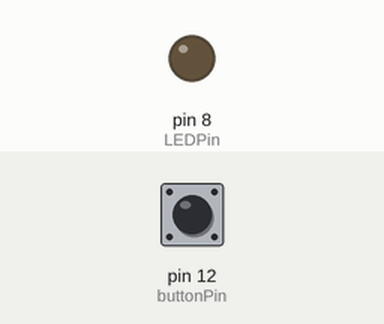
Recording of a sketch running on a simulated Arduino Uno, built with avr-gcc and run on an emulated ATmega328P. On the bench: output pins drawn as LEDs (lit = HIGH). The test bench sets the inputs (shaded band); at power-on: pin 12 (buttonPin) LOW.

Above: at 1.2 s.
1.3 s: pin 12 (buttonPin) pulled HIGH for 0.15 s
At 2.3 s:
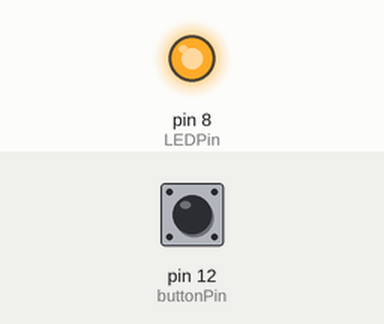
2.9 s: pin 12 (buttonPin) pulled HIGH for 1 s
At 3.5 s:
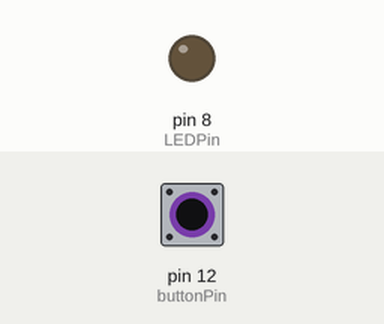
5.4 s: pin 12 (buttonPin) pulled HIGH for 3.2 s
At 6.6 s:
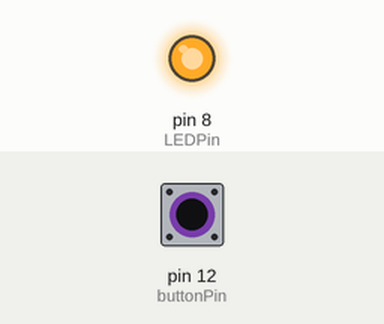
Timing chart, 0 to 8.4 s (numbered marks = the images above; inputs shaded):
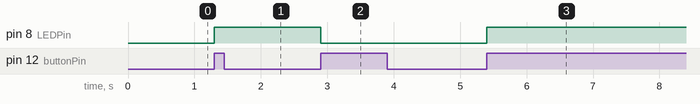

Measured:
- after the input at 1.3 s, pin 8 (LEDPin): LOW → HIGH at once
- after the input at 2.9 s, pin 8 (LEDPin): HIGH → LOW at once
- after the input at 5.4 s, pin 8 (LEDPin): LOW → HIGH at once

The sketch:

ToggleSwitch.ino
```cpp
int LEDState=0;   // 0 means light is OFF, 1 means light is ON
int LEDPin=8;     // Light plug is in Pin 8
int buttonPin=12; // Button plug is in Pin 12
int buttonNew;    // What is the button doing RIGHT NOW?
int buttonOld=1;  // What was the button doing a SPLIT-SECOND AGO? (Starts at 1 = unpressed)
int dt=100;       // Nap time (100 milliseconds)

void setup() {
  // Wake up the chat window with the computer
  Serial.begin(9600);

  // Pin 8 is sending power OUT to the LED
  pinMode(LEDPin, OUTPUT);

  // Pin 12 is listening IN for the button
  pinMode(buttonPin, INPUT);
}

void loop() {
  // Read the current state of the button (1 = unpressed, 0 = pressed)
  buttonNew = digitalRead(buttonPin);

  // Check if the button was JUST released (was pressed down, but is now up)
  if (buttonOld == 0 && buttonNew == 1) {

    // If the light is currently OFF, turn it ON and remember it's ON
    if (LEDState == 0) {
      digitalWrite(LEDPin, HIGH);
      LEDState = 1;
    }
    // Otherwise (light is ON), turn it OFF and remember it's OFF
    else {
      digitalWrite(LEDPin, LOW);
      LEDState = 0;
    }
  }

  // Update buttonOld so it holds this cycle's value for the next loop
  buttonOld = buttonNew;

  // Short delay (debouncing) so the circuit stays stable
  delay(dt);
}
```
